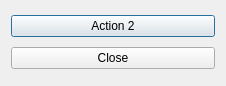
<?xml version="1.0" encoding="UTF-8"?>
<ui version="4.0">
 <class>SingletonAnotherDialog</class>
 <widget class="QDialog" name="SingletonAnotherDialog">
  <property name="geometry">
   <rect>
    <x>0</x>
    <y>0</y>
    <width>226</width>
    <height>86</height>
   </rect>
  </property>
  <property name="windowTitle">
   <string>SingletonAnotherDialog</string>
  </property>
  <layout class="QVBoxLayout" name="verticalLayout">
   <item>
    <widget class="QPushButton" name="btnAction2">
     <property name="text">
      <string>Action 2</string>
     </property>
    </widget>
   </item>
   <item>
    <widget class="QPushButton" name="btnClose">
     <property name="text">
      <string>Close</string>
     </property>
    </widget>
   </item>
  </layout>
 </widget>
 <resources/>
 <connections>
  <connection>
   <sender>btnClose</sender>
   <signal>clicked()</signal>
   <receiver>SingletonAnotherDialog</receiver>
   <slot>reject()</slot>
   <hints>
    <hint type="sourcelabel">
     <x>67</x>
     <y>59</y>
    </hint>
    <hint type="destinationlabel">
     <x>66</x>
     <y>42</y>
    </hint>
   </hints>
  </connection>
 </connections>
</ui>
